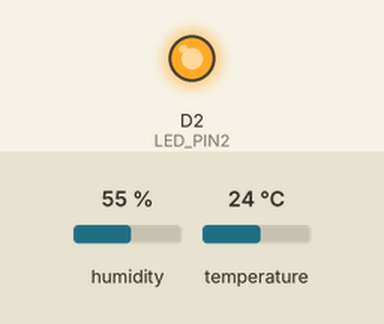
Simulated run of this sketch. Board: ESP8266 (NodeMCU). Parts: output pins drawn as LEDs (lit = HIGH). The inputs (shaded band) are chosen by the test bench; at power-on: humidity 55 %, temperature 24 °C. WiFi joins after 1.5 s; servers stay silent unless stated; what the sketch prints to the serial monitor is not drawn.

Above: at 1.9 s.
At 18.7 s:
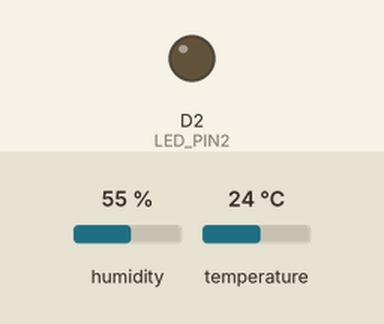
Timing chart, 0 to 22.6 s (numbered marks = the images above):
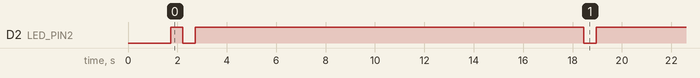

The sketch:

DIT08.ino
```cpp
#include <DHT.h>
#include <ESP8266WiFi.h>
#define DHTPIN D3 // D0
#define DHTTYPE DHT11
#define LED_PIN2 D2

const char* ssid = "U+Net8F5C";
const char* password = "DD82007902";


const char* server = "api.thingspeak.com";
String apiKey = "KFIGONHQ8THTXD5N";

WiFiClient client;
DHT dht(DHTPIN, DHTTYPE, D3);


void setup() {
  pinMode(LED_PIN2, OUTPUT);
  Serial.begin(9600);
  Serial.println();
  Serial.println("ThingSpeak");


  // DHT11 초기화
  dht.begin();
  Serial.println();
  Serial.print("Connecting to ");
  Serial.println(ssid);
  //WiFi 초기화
  WiFi.begin(ssid, password);

  while (WiFi.status() != WL_CONNECTED) {
    delay(500);
    Serial.print(".");
  }
  Serial.println("");
  Serial.println("WiFi connected!!");

}
void loop() {
  float t, h;
  t = dht.readTemperature();
  h = dht.readHumidity();

  if (isnan(h) || isnan(t)) {
    Serial.println("Failed to read!");
          digitalWrite(LED_PIN2,HIGH);
    return;
  }
  if (client.connect(server, 80)) { //"아이피" or thingspeak.com
      String postStr = apiKey;
             postStr += "&field1=";
             postStr += String(t);
             postStr += "&field2=";
             postStr += String(h);
             postStr += "\r\n\r\n";

    // Rest API POST  요청 : 웹서버에 resource 생성 요청
    client.print("POST /update HTTP/1.1\n");
    client.print("host: api.thingspeak.com\n");

    // 온도 데이터를 한번 전송하고 client와 연결을 끊고 15초 시간 지연 대기 한다.

      client.print("Connection: close\n");
      client.print("X-THINGSPEAKAPIKEY: " +apiKey+ "\n");
      client.print("Content-Type: application/x-www-form-urlencoded\n");
      client.print("Content-Length: ");
      client.print(postStr.length());
      client.print("\n\n");
      client.print(postStr);


      Serial.print("Temp : ");
      Serial.print(t);
      Serial.print("\t humidity: ");
      Serial.print(h);
      Serial.println("%. Send to Thingspeak.");

  digitalWrite(LED_PIN2, HIGH);
  delay(500);
  digitalWrite(LED_PIN2, LOW);
  delay(500);
      }
      client.stop();
    // 무료 계정의 업데이트 주기는 15초
      Serial.println("Waiting...");
      digitalWrite(LED_PIN2,HIGH);
      delay(15000);
}
```

Measured:
- by itself, D2 (LED_PIN2): repeats every 16.2 s: LOW 0.50 s, HIGH 15.7 s
